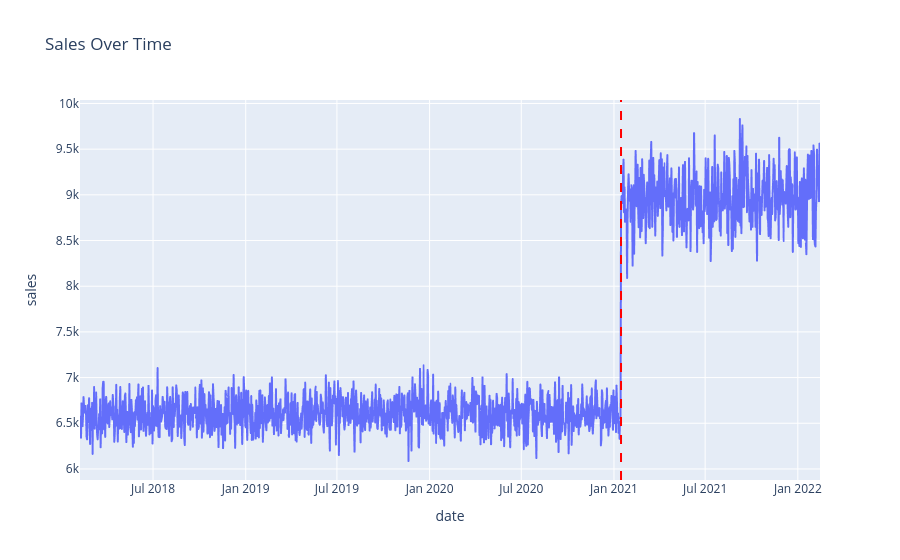

Notebook code cell kept with this figure:
### Markdown cell above
## Visualization & Answering Business Problem

1. A line chart is plotted with 'date' as x-axis, 'sales' as y-axis in order to understand the trends over a particular time.
2. A vertical line is added on the exact business date requirement which is 15th of Jan, 2021 answering the question.

### Code cell
fig = px.line(df, x = "date", y="sales", title = "Sales Over Time")
fig.add_vline(x = "2021-01-15", line_dash = "dash", line_color = "red")
fig.show()

### Figure 1 — Plotly figure (JSON) as saved in the notebook; plotly's stock layout.template omitted (floating-point values rounded to 4 significant figures; data arrays with more than 128 entries replaced by an {"elided": "..."} marker saying what was removed)
{"data": [{"hovertemplate": "date=%{x}<br>sales=%{y}<extra></extra>", "legendgroup": "", "line": {"color": "#636efa", "dash": "solid"}, "marker": {"symbol": "circle"}, "mode": "lines", "name": "", "showlegend": false, "type": "scattergl", "x": {"elided": "1470 str values"}, "xaxis": "x", "y": {"elided": "1470 float values"}, "yaxis": "y"}], "layout": {"legend": {"tracegroupgap": 0}, "shapes": [{"line": {"color": "red", "dash": "dash"}, "type": "line", "x0": "2021-01-15", "x1": "2021-01-15", "xref": "x", "y0": 0, "y1": 1, "yref": "y domain"}], "title": {"text": "Sales Over Time"}, "xaxis": {"anchor": "y", "domain": [0, 1], "title": {"text": "date"}}, "yaxis": {"anchor": "x", "domain": [0, 1], "title": {"text": "sales"}}}}
